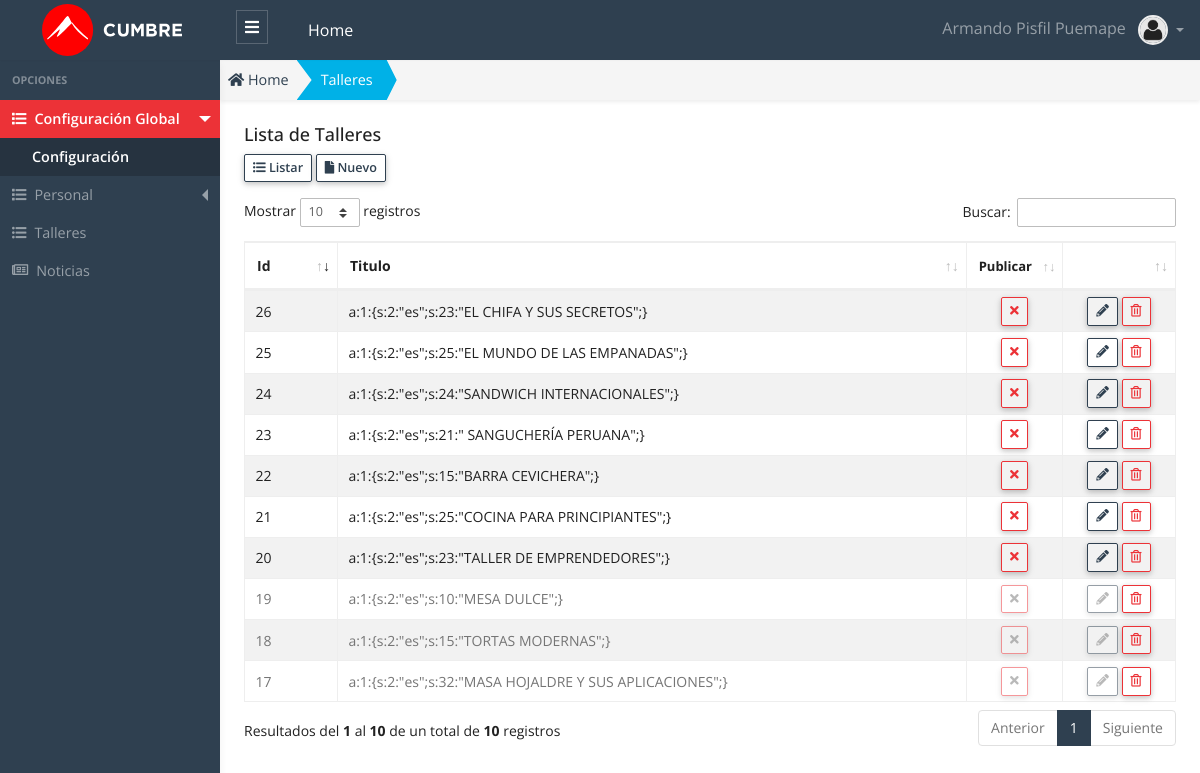
The page /public/admin/taller/taller.php (signed in) on the database as committed earlier.
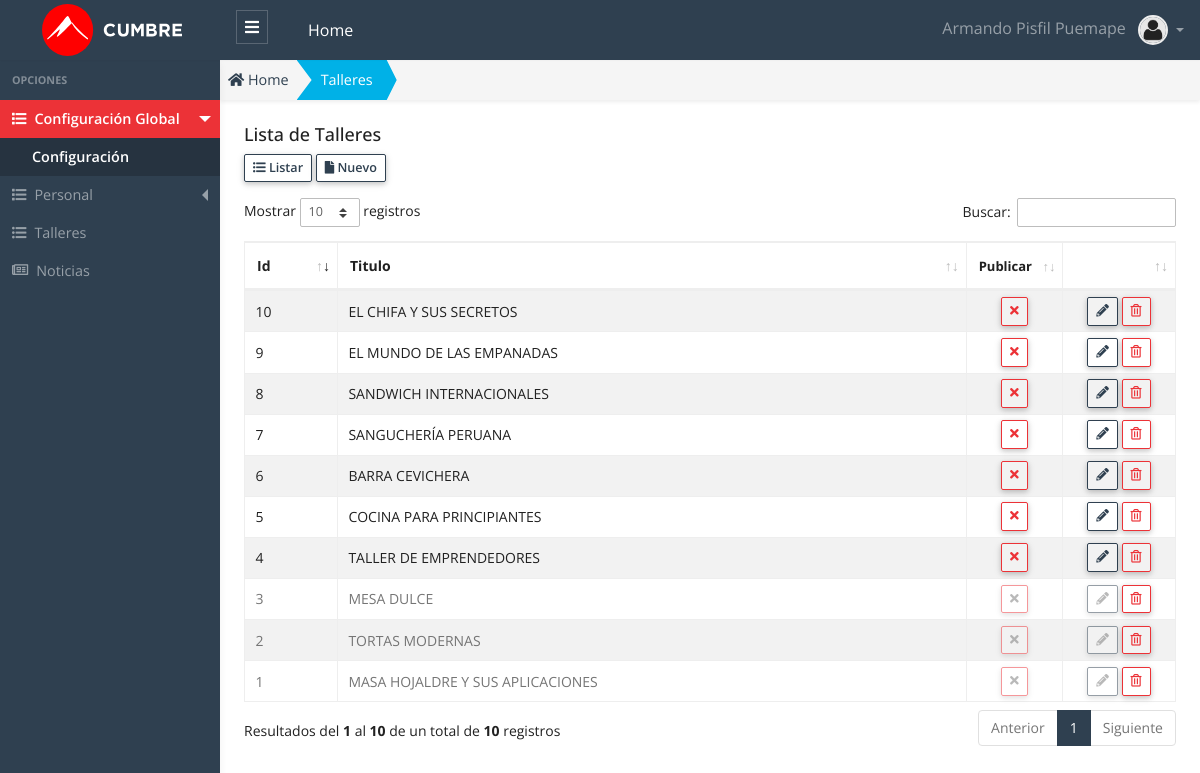
The same page on the database as committed later.
### tables this page shows
CREATE TABLE `taller`  (
  `id` int(11) UNSIGNED NOT NULL AUTO_INCREMENT,
  `chef_id` int(10) UNSIGNED NULL DEFAULT 0,
  `titulo` varchar(75) NULL DEFAULT NULL,
  `descripcion` text NOT NULL,
  `imagen` varchar(75) NOT NULL,
  `certificacion` text NOT NULL,
  `titulos` text NOT NULL,
  `titulacion` text NOT NULL,
  `duracion` text NOT NULL,
  `dia` text NULL,
  `horario` text NULL,
  `lugar` text NULL,
  `precio` text NULL,
  `dirigido` text NULL,
  `sesiones` varchar(255) NULL DEFAULT '',
  `temas` text NULL,
  `url` varchar(200) NULL DEFAULT NULL,
  `item` int(11) NOT NULL,
  `glosa` text NULL,
  `publicar` char(1) NOT NULL DEFAULT 'S',
  `estado` int(1) NOT NULL DEFAULT 1,
  `created_up` timestamp(0) NOT NULL DEFAULT CURRENT_TIMESTAMP(0) ON UPDATE CURRENT_TIMESTAMP(0),
  PRIMARY KEY (`id`) USING BTREE
);

### public/app/database/Connection.php (called while the page is built, shortened)
<?php
Class Connection
{
  protected $db_host   = 'localhost';
  protected $db_user   = 'root';
  protected $db_pass   = '';
  protected $db_name   = 'escuelac_w_ne16';
  protected $db_port   = '3306';
  protected $db_driver = 'mysql';
  protected $query  = '';
  protected $conn   = null  ;
  private function openConnection()
  {
    $str_conn = $this->db_driver.":host=".$this->db_host.";port=".$this->db_port.";dbname=" .$this->db_name;
    $this->conn = new PDO($str_conn,$this->db_user,$this->db_pass);
    $this->conn->setAttribute(PDO::ATTR_ERRMODE, PDO::ERRMODE_EXCEPTION);
    $this->conn->query("SET NAMES 'utf8'");
    return $this->conn ;
  }
  protected function executeQuery()
  {
    $stm = $this->conn->prepare($this->query);
    $this->status = $stm->execute() ;
    if($this->status)
    {
      $column_count = $stm->columnCount() ;
      if ($column_count > 0)
      {
        $rows  = $stm->fetchAll(PDO::FETCH_ASSOC) ;
      }
    }
  }
}

### public/app/models/Taller.php (called while the page is built, shortened)
<?php
class Taller extends Connection {
  public function getAll()
  {
    try{
      $this->query = "SELECT * FROM taller; ";
      $this->executeQuery();
      $data = $this->rows ;
      return $data;
    }catch(exception $e){
      throw new Exception($e->getMessage());
    }
  }
}

### public/app/controllers/TallerController.php (called while the page is built, shortened)
<?php
 class TallerController
{
  public function getAll()
  {
    try
    {
      $taller  = new Taller();
      $data = $taller->getAll();
      return $data ;
    }
    catch (Exception $e)
    {
      throw new Exception($e->getMessage());
    }
  }
}

### public/admin/taller/taller.php (the view, shortened to what this page needs)
<?php
    $taller_controller = new TallerController();
    $data = $taller_controller->getAll();
    $title_page = "Talleres";
?>
<!DOCTYPE html>
<html lang="es">
<head>
  <?php
    require_once "../layout/head_links.phtml";
  ?>
</head>
<body>
  <?php require "../layout/header.phtml"; ?>
  <div class="app-wrap">
    <?php require_once "../layout/sidebar.phtml";?>
    <main role="main" class="main">
      <nav class="full-content" aria-label="breadcrumb">
        <ol class="breadcrumb breadcrumb-shape shadow-sm radius-0">
          <li class="breadcrumb-item">
            <a href="admin">
              <i class="fas fa-home"></i> Home
            </a>
          </li>
          <li class="breadcrumb-item active bg-info text-white" aria-current="page">
            <a class="link-white" href="admin/taller/taller.php">
              <?php echo $title_page; ?>
            </a>
          </li>
        </ol>
      </nav>
      <div class="container-full p-2 fs-x-14">
        <div class="row">
          <div class="col-12">
            <h5 class="page-header-title">Lista de
              <?php echo $title_page; ?>
            </h5>
          </div>
          <div class="col-12 mb-3">
            <a href="admin/taller/taller.php" class="btn btn-outline-primary btn-sm btn-bar" role="button">
              <i class="fas fa-list-ul"></i>
              Listar
            </a>
            <a href="admin/taller/nuevo.php" class="btn btn-outline-primary btn-sm btn-bar" role="button">
              <i class="fas fa-file"></i>
              Nuevo
            </a>
          </div>
          <div class="col-12">
            <div class="table-responsive">
              <table id="dataTableList" class="table table-striped table-bordered" style="width:100%">
                <thead>
                  <tr>
                    <th width="50">Id </th>
                    <th>Titulo </th>
                    <th width="50" class="fs-x-13"> Publicar </th>
                    <th width="70"></th>
                  </tr>
                </thead>
                <tbody>
                  <?php foreach ($data as &$row) {?>
                  <?php
                    $classBtn = "" ;
                    $title    = "" ;
                    $icon_pub = "" ;
                    if(!empty($row["publicar"])){
                      if($row["publicar"] == "S"){
                        $classBtn =  "btn-outline-danger";
                        $title = "Desactivar/Ocultar" ;
                        $icon_pub = '<i class="fas fa-times"></i>';
                      }
                      else {
                        $classBtn =  "btn-outline-success";
                        $title = "Publicar" ;
                        $icon_pub = '<i class="fas fa-check"></i>';
                      }
                    }
                    $title_estado   = "";
                    $class_estado   = "";
                    $class_disabled = "";
                    if($row["estado"] == 1)
                    {
                      $title_estado = "Eliminar" ;
                    }
                    else
                    {
                      $title_estado   = "Recuperar" ;
                      $class_estado   = "row-disabled";
                      $class_disabled = "is-disabled";
                    }
                  ?>
                  <tr class="<?php echo $class_estado ;?>">
                    <td>
                      <?php echo $row["id"] ?>
                    </td>
                    <td>
                      <?php echo $row["titulo"] ?>
                    </td>
                    <td class="text-center">
                      <button onclick="modalPublicar(<?php echo $row['id'] ?>, `<?php echo $row['titulo'];?>` ,`<?php echo $title ?>`, `<?php echo $row['publicar'] ?>`);"
                        class="btn btn-sm lh-1 btn-table <?php echo $classBtn.' ' .$class_disabled; ; ?> " title="<?php echo $title; ?>">
                        <?php echo $icon_pub ;?>
                      </button>
                    </td>
                    <td class="text-center">
                      <a class="btn btn-outline-primary btn-sm lh-1 btn-table <?php echo $class_disabled ; ?>" href="admin/taller/editar.php?id=<?php echo $row["id"] ?>" title="Editar">
                        <i class="fas fa-pencil-alt"></i>
                      </a>
                      <button class="btn btn-outline-danger btn-sm lh-1 btn-table" onclick="modalDelete(<?php echo $row["id"] ?>, `<?php echo $row['titulo'] ?>`,`<?php echo $title_estado ?>`,`<?php echo $row['estado'] ?>`);" title=" <?php echo $title_estado ;?>">
                        <i class="far fa-trash-alt"></i>
                      </button>
                    </td>
                  </tr>
                  <?php }?>
                </tbody>
              </table>
            </div>
          </div>
        </div>
      </div>
    </main>
  </div>
  <?php require_once "../layout/datatables.phtml"?>
</body>
</html>

### public/admin/layout/head_links.phtml (shortened to what this page needs)
<?php
extract($setvar);
$path = !empty($path) ? $path : 'admin/';
?>
<link rel="stylesheet" href="https://use.fontawesome.com/releases/v5.6.3/css/all.css">
<link rel="stylesheet" href="<?php echo $path;?>css/app.admin.css">

### public/admin/layout/header.phtml (shortened to what this page needs)
<header>
  <nav data-navbar="fixed-top" class="navbar navbar-theme navbar-sidebar navbar-expand-md navbar-dark bg-primary">
    <a class="navbar-brand" href="#">
      <img class="img-fluid logo-admin" src="img/instituto-superior-de-gastronomia-cumbre-logo-white.svg" alt="">
    </a>
    <div class="collapse navbar-collapse" id="navbarSupportedContent">
      <ul class="navbar-nav mr-auto">
        <li class="nav-item d-none d-md-block">
          <a class="toggler-icon-siderbar nav-link" data-sidebar="toggle">
            <i class="fas fa-bars"></i>
          </a>
        </li>
        <li class="nav-item active">
          <a class="nav-link" href="#">Home <span class="sr-only">(current)</span></a>
        </li>
      </ul>
      <ul class="navbar-nav ml-auto">
        <li class="nav-item dropdown dropdown-user">
          <a class="nav-link dropdown-toggle" href="#" id="navbarDropdown" role="button" data-toggle="dropdown"
            aria-haspopup="true" aria-expanded="false">
            <span class="px-2"><?php echo $_SESSION['USER']['nombre'] . " " . $_SESSION['USER']['apellidos'] ?> </span>
            <span>
              <img class="img-avatar " src="./img/avatar.png" alt="User">
            </span>
          </a>
        </li>
      </ul>
    </div>
  </nav>
</header>

### public/admin/layout/sidebar.phtml (shortened to what this page needs)
<?php
$sidebar = !empty($sidebar) ? $sidebar : [];
extract($sidebar);
$sidebar_class = !empty($sidebar_class) ? $sidebar_class : "sidebar";
$sidebar_toggle = !empty($sidebar_toggle) ? $sidebar_toggle : "all";
$sidebar_active = !empty($sidebar_active) ? $sidebar_active : [0, 0];
?>
<nav class="sidebar <?php echo $sidebar_class; ?> scroll-item" data-sidebar="menu" data-menu-toggle="<?php echo $sidebar_toggle; ?>">
  <span class="heading">Opciones</span>
  <ul class="sidenav">
    <li>
      <a class="menu <?php if ($sidebar_active[0] == 1) {echo 'active';}?>" href="#" role="button">
        <i class="fa fa-list"></i> Configuración Global
      </a>
      <ul class="menu-items">
        <li>
          <a class="<?php if ($sidebar_active[0] == 1 && $sidebar_active[1] == 1) {echo 'active';}?> active" href="admin/configuracion/configuracion.php">
            <i class="icofont icofont-curved-right"></i> Configuración
          </a>
        </li>
      </ul>
    </li>
    <li>
      <a class="menu <?php if ($sidebar_active[0] == 2) {echo 'active';}?>" href="#" role="button">
        <i class="fa fa-list"></i> Personal
      </a>
    </li>
    <li>
      <a class="<?php if ($sidebar_active[0] == 200002) {echo 'active';}?>" href="admin/taller/taller.php" role="button">
      <i class="fas fa-list-ul"></i> Talleres
      </a>
    </li>
    <li>
      <a class="<?php if ($sidebar_active[0] == 3) {echo 'active';}?>" href="admin/noticia/noticia.php" role="button">
        <i class="far fa-newspaper"></i>
        Noticias
      </a>
    </li>
  </ul>
</nav>

### public/admin/layout/datatables.phtml (shortened to what this page needs)
<link rel="stylesheet" href="plugins/datatables/css/dataTables.bootstrap4.min.css">

Rows that differ between the two databases and show on the page:
removed taller: id "17", titulo "a:1:{s:2:\"es\";s:32:\"MASA HOJALDRE Y SUS APLICACIONES\";}", publicar "S" (drawn), estado 0 (drawn)
removed taller: id "18", titulo "a:1:{s:2:\"es\";s:15:\"TORTAS MODERNAS\";}", publicar "S" (drawn), estado 0 (drawn)
removed taller: id "19", titulo "a:1:{s:2:\"es\";s:10:\"MESA DULCE\";}", publicar "S" (drawn), estado 0 (drawn)
removed taller: id "20", titulo "a:1:{s:2:\"es\";s:23:\"TALLER DE EMPRENDEDORES\";}", publicar "S" (drawn)
removed taller: id "21", titulo "a:1:{s:2:\"es\";s:25:\"COCINA PARA PRINCIPIANTES\";}", publicar "S" (drawn)
removed taller: id "22", titulo "a:1:{s:2:\"es\";s:15:\"BARRA CEVICHERA\";}", publicar "S" (drawn)
removed taller: id "23", titulo "a:1:{s:2:\"es\";s:21:\" SANGUCHERÍA PERUANA\";}", publicar "S" (drawn)
removed taller: id "24", titulo "a:1:{s:2:\"es\";s:24:\"SANDWICH INTERNACIONALES\";}", publicar "S" (drawn)
removed taller: id "25", titulo "a:1:{s:2:\"es\";s:25:\"EL MUNDO DE LAS EMPANADAS\";}", publicar "S" (drawn)
removed taller: id "26", titulo "a:1:{s:2:\"es\";s:23:\"EL CHIFA Y SUS SECRETOS\";}", publicar "S" (drawn)
added taller: id "1", titulo "MASA HOJALDRE Y SUS APLICACIONES", publicar "S" (drawn), estado 0 (drawn)
added taller: id "2", titulo "TORTAS MODERNAS", publicar "S" (drawn), estado 0 (drawn)
added taller: id "3", titulo "MESA DULCE", publicar "S" (drawn), estado 0 (drawn)
added taller: id "4", titulo "TALLER DE EMPRENDEDORES", publicar "S" (drawn)
added taller: id "5", titulo "COCINA PARA PRINCIPIANTES", publicar "S" (drawn)
added taller: id "6", titulo "BARRA CEVICHERA", publicar "S" (drawn)
added taller: id "7", titulo "SANGUCHERÍA PERUANA", publicar "S" (drawn)
added taller: id "8", titulo "SANDWICH INTERNACIONALES", publicar "S" (drawn)
added taller: id "9", titulo "EL MUNDO DE LAS EMPANADAS", publicar "S" (drawn)
added taller: id "10", titulo "EL CHIFA Y SUS SECRETOS", publicar "S" (drawn)
